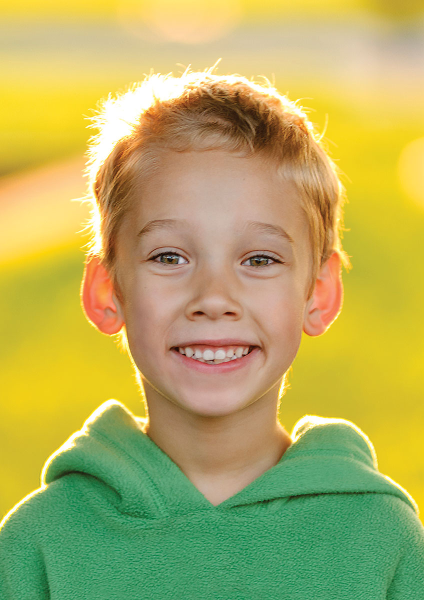
#> input picture Computer Vision/resources/boy.jpg, 848 x 1200 px (shown at 1/2 size)
$ python GUI_cv2.py
#> lines starting #> are read from the running program, lines starting #| are printed output that depends on the picture; after the words box and inside, x2 and y2 are one past the last pixel; in counts of white or black regions, pixels touching at a corner belong together
"""
=============================================================================
  Standalone OpenCV (cv2) + NumPy Desktop Image Processing Studio (v2.0 PRO)
=============================================================================
Pure OpenCV (cv2) and NumPy ONLY. No external GUI frameworks.
"""

import cv2
import numpy as np
import os
import sys
import time

WINDOW_NAME = "OpenCV Interactive Studio v2.0 PRO [Pure cv2 + NumPy]"
HEADER_HEIGHT = 82
STATUS_HEIGHT = 38
CANVAS_WIDTH = 900
CANVAS_HEIGHT = 550

COLOR_CANVAS_BG = (22, 24, 28)
COLOR_HEADER_BG = (32, 35, 40)
COLOR_STATUS_BG = (24, 26, 30)
COLOR_BTN_INACTIVE = (55, 60, 68)
COLOR_BTN_ACTIVE = (46, 204, 113)
COLOR_BTN_HOVER = (85, 92, 102)
COLOR_BTN_TEXT = (255, 255, 255)
COLOR_TEXT_MUTED = (175, 180, 188)
COLOR_CROSSHAIR = (0, 220, 255)
COLOR_STATUS_ACCENT = (0, 215, 255)

ROW1_BUTTONS = [
    {"id": "bg_remove", "label": "Remove BG",  "w": 96},
    {"id": "edge",      "label": "Edge Mode",  "w": 92},
    {"id": "sketch",    "label": "Sketch",     "w": 80},
    {"id": "invert",    "label": "Invert",     "w": 75},
    {"id": "sepia",     "label": "Sepia",      "w": 75},
    {"id": "beauty",    "label": "Beauty Cam", "w": 98},
    {"id": "cartoon",   "label": "Cartoon",    "w": 85},
]

ROW2_BUTTONS = [
    {"id": "facemark",  "label": "Face Mark",  "w": 92},
    {"id": "flip",      "label": "Flip H",     "w": 75},
    {"id": "rotate",    "label": "Rotate 90",  "w": 88},
    {"id": "crop",      "label": "Crop ROI",   "w": 88},
    {"id": "reset",     "label": "Reset All",  "w": 85},
    {"id": "save",      "label": "Save (s)",   "w": 85},
]

class CVStudioApp:
    def __init__(self, initial_image_path=None):
        self.base_dir = os.path.dirname(os.path.abspath(__file__))
        self.output_dir = os.path.join(self.base_dir, "output_results")
        self.cascades_dir = os.path.join(self.base_dir, "resources", "cascades")
        os.makedirs(self.output_dir, exist_ok=True)

        self.face_cascade = self.load_cascade("haarcascade_frontalface_default.xml")
        self.eye_cascade = self.load_cascade("haarcascade_eye.xml")

        self.raw_image = self.load_image(initial_image_path)
        self.original_image = self.fit_to_display(self.raw_image)
        self.current_source = self.original_image.copy()

        self.canvas_w = CANVAS_WIDTH
        self.canvas_h = HEADER_HEIGHT + CANVAS_HEIGHT + STATUS_HEIGHT

        self.filter_states = {
            "bg_remove": False,
            "edge": False,
            "sketch": False,
            "invert": False,
            "sepia": False,
            "beauty": False,
            "cartoon": False,
            "facemark": False,
        }

        self.cached_bg_mask = None
        self.mask_source_signature = None

        self.tb_brightness = 50
        self.tb_contrast = 10
        self.tb_hue = 0
        self.tb_blur = 0
        self.tb_bg_hue = 100
        self.tb_zoom = 100
        self.tb_pan_x = 200
        self.tb_pan_y = 200

        self.hover_btn = None
        self.status_message = "Ready. Drag Mouse for Crosshair | Right-Drag or Arrows to Pan | [s] Save"
        self.status_timestamp = time.time()

        self.crosshair_x = self.canvas_w // 2
        self.crosshair_y = CANVAS_HEIGHT // 2
        self.crosshair_active = False

        self.right_dragging = False
        self.drag_start_x = 0
        self.drag_start_y = 0
        self.pan_start_x = 200
        self.pan_start_y = 200

        self.mouse_inside_image = False
        self.current_pixel_bgr = (0, 0, 0)
        self.setup_buttons()

    def load_cascade(self, xml_name):
        path = os.path.join(self.cascades_dir, xml_name)
        if os.path.exists(path):
            return cv2.CascadeClassifier(path)
        return None

    def load_image(self, path):
        if path and os.path.isfile(path):
            img = cv2.imread(path)
            if img is not None:
                print(f"[CV Studio] Successfully loaded: {path}")
                return img

        fallback_path = os.path.join(self.base_dir, "resources", "boy.jpg")
        if os.path.isfile(fallback_path):
            img = cv2.imread(fallback_path)
#> img is the input picture: shape (1200, 848, 3); mean B, G, R 94.3, 173.1, 179.8
            if img is not None:
                print(f"[CV Studio] Loaded default: {fallback_path}")
                return img

        print("[CV Studio] Generating synthetic sample canvas...")
        h, w = 550, 750
        canvas = np.zeros((h, w, 3), dtype=np.uint8)
        for y in range(h):
            r = y / h
            canvas[y, :] = (int(70 + 90 * r), int(50 + 60 * r), int(40 + 40 * r))
        cv2.circle(canvas, (w // 2, h // 2), 140, (190, 210, 245), -1)
        cv2.circle(canvas, (w // 2 - 45, h // 2 - 35), 22, (40, 50, 70), -1)
        cv2.circle(canvas, (w // 2 + 45, h // 2 - 35), 22, (40, 50, 70), -1)
        cv2.ellipse(canvas, (w // 2, h // 2 + 50), (50, 25), 0, 0, 180, (40, 50, 220), 6)
        cv2.putText(canvas, "OpenCV Canvas Fallback", (w // 2 - 180, 60),
                    cv2.FONT_HERSHEY_SIMPLEX, 0.85, (255, 255, 255), 2, cv2.LINE_AA)
        return canvas

    def fit_to_display(self, img):
        h, w = img.shape[:2]
        scale = min(CANVAS_WIDTH / w, CANVAS_HEIGHT / h, 1.0)
        if scale < 1.0:
            nw, nh = int(w * scale), int(h * scale)
            return cv2.resize(img, (nw, nh), interpolation=cv2.INTER_AREA)
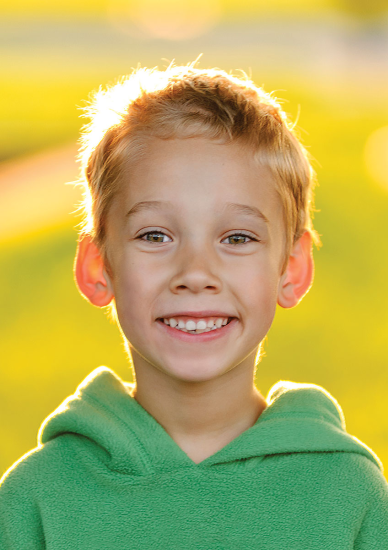
#> returned value: shape (550, 388, 3); mean of channels 0, 1, 2 94.3, 173.1, 179.8; drawn as B, G, R
        return img.copy()

    def setup_buttons(self):
        self.buttons = []
        curr_x = 12
        y1, h1, gap = 8, 30, 8
        for b in ROW1_BUTTONS:
            self.buttons.append({"id": b["id"], "label": b["label"], "x": curr_x, "y": y1, "w": b["w"], "h": h1})
            curr_x += b["w"] + gap

        curr_x = 12
        y2, h2 = 44, 30
        for b in ROW2_BUTTONS:
            self.buttons.append({"id": b["id"], "label": b["label"], "x": curr_x, "y": y2, "w": b["w"], "h": h2})
            curr_x += b["w"] + gap
#> after the loop in render_canvas, `for b in self.buttons:`:
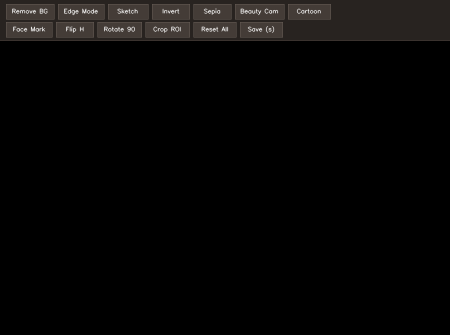
#> canvas: shape (670, 900, 3) (shown at 1/2 size); mean of channels 0, 1, 2 6.1, 6.6, 7.4; drawn as B, G, R

    # [32 lines left out: function get_or_compute_bg_mask, not called in this run]

    def on_brightness(self, val): self.tb_brightness = val
    def on_contrast(self, val): self.tb_contrast = max(1, val)
    def on_hue(self, val): self.tb_hue = val
    def on_blur(self, val): self.tb_blur = val
    def on_bg_hue(self, val): self.tb_bg_hue = val
    def on_zoom(self, val): self.tb_zoom = max(20, val)
    def on_pan_x(self, val): self.tb_pan_x = val
    def on_pan_y(self, val): self.tb_pan_y = val

    def apply_filters(self):
        out = self.current_source.copy()

        # 1. Background Removal & Dynamic Color Scale
        if self.filter_states["bg_remove"]:
            mask_2d = self.get_or_compute_bg_mask()
            mask_3d = np.repeat(mask_2d[:, :, np.newaxis], 3, axis=2)

            h, w = out.shape[:2]
            hsv_bg = np.zeros((h, w, 3), dtype=np.uint8)
            hsv_bg[:, :] = (self.tb_bg_hue, 220, 230)
            bgr_bg = cv2.cvtColor(hsv_bg, cv2.COLOR_HSV2BGR).astype(np.float32)

            fg = out.astype(np.float32)
            comp = fg * mask_3d + bgr_bg * (1.0 - mask_3d)
            out = np.clip(comp, 0, 255).astype(np.uint8)

        # 2. Blur Intensity
        if self.tb_blur > 0:
            k = self.tb_blur * 2 + 1
            out = cv2.GaussianBlur(out, (k, k), 0)

        # 3. Brightness & Contrast
        alpha = self.tb_contrast / 10.0
        beta = self.tb_brightness - 50
        out = cv2.convertScaleAbs(out, alpha=alpha, beta=beta)

        # 4. Hue Shift (HSV)
        if self.tb_hue > 0:
            hsv = cv2.cvtColor(out, cv2.COLOR_BGR2HSV).astype(np.int32)
            hsv[:, :, 0] = (hsv[:, :, 0] + self.tb_hue) % 180
            out = cv2.cvtColor(hsv.astype(np.uint8), cv2.COLOR_HSV2BGR)

        # 5. Invert Mode
        if self.filter_states["invert"]:
            out = cv2.bitwise_not(out)

        # 6. Sepia Filter
        if self.filter_states["sepia"]:
            sepia_kernel = np.array([
                [0.272, 0.534, 0.131],
                [0.349, 0.686, 0.168],
                [0.393, 0.769, 0.189]
            ])
            out = cv2.transform(out, sepia_kernel)
            out = np.clip(out, 0, 255).astype(np.uint8)

        # 7. Beauty Cam
        if self.filter_states["beauty"]:
            smooth = cv2.bilateralFilter(out, d=15, sigmaColor=85, sigmaSpace=85)
            gray = cv2.cvtColor(out, cv2.COLOR_BGR2GRAY)
            edges = cv2.Canny(gray, 60, 140)
            edges_dilated = cv2.dilate(edges, np.ones((3, 3), np.uint8), iterations=1)
            edge_mask = np.repeat((edges_dilated[:, :, np.newaxis] > 0), 3, axis=2)
            beauty = cv2.addWeighted(out, 0.35, smooth, 0.65, 0)
            beauty[edge_mask] = out[edge_mask]
            out = beauty

        # 8. Cartoon
        if self.filter_states["cartoon"]:
            gray = cv2.cvtColor(out, cv2.COLOR_BGR2GRAY)
            gray_blur = cv2.medianBlur(gray, 7)
            edges = cv2.adaptiveThreshold(gray_blur, 255, cv2.ADAPTIVE_THRESH_MEAN_C, cv2.THRESH_BINARY, 9, 7)
            color = cv2.bilateralFilter(out, d=9, sigmaColor=250, sigmaSpace=250)
            edge_3d = cv2.cvtColor(edges, cv2.COLOR_GRAY2BGR)
            out = cv2.bitwise_and(color, edge_3d)

        # 9. Pencil Sketch
        if self.filter_states["sketch"]:
            gray = cv2.cvtColor(out, cv2.COLOR_BGR2GRAY)
            inv = 255 - gray
            blur_inv = cv2.GaussianBlur(inv, (21, 21), 0)
            sketch = cv2.divide(gray, 255 - blur_inv, scale=256)
            out = cv2.cvtColor(sketch, cv2.COLOR_GRAY2BGR)

        # 10. Multi-Color Face Landmarks
        if self.filter_states["facemark"] and self.face_cascade is not None:
            gray = cv2.cvtColor(out, cv2.COLOR_BGR2GRAY)
            faces = self.face_cascade.detectMultiScale(gray, 1.1, 5, minSize=(60, 60))
            for (fx, fy, fw, fh) in faces:
                cv2.rectangle(out, (fx, fy), (fx + fw, fy + fh), (255, 200, 0), 2)
                cv2.putText(out, "Face", (fx, fy - 6), cv2.FONT_HERSHEY_SIMPLEX, 0.5, (255, 200, 0), 2)
                if self.eye_cascade is not None:
                    roi_gray = gray[fy:fy + int(fh * 0.55), fx:fx + fw]
                    eyes = self.eye_cascade.detectMultiScale(roi_gray, 1.1, 4, minSize=(18, 18))
                    for (ex, ey, ew, eh) in eyes[:2]:
                        cv2.rectangle(out, (fx + ex, fy + ey), (fx + ex + ew, fy + ey + eh), (0, 255, 255), 2)
                nx, ny, nw, nh = int(fx + fw * 0.35), int(fy + fh * 0.45), int(fw * 0.30), int(fh * 0.25)
                cv2.rectangle(out, (nx, ny), (nx + nw, ny + nh), (0, 230, 70), 2)
                cv2.putText(out, "Nose", (nx, ny - 4), cv2.FONT_HERSHEY_SIMPLEX, 0.4, (0, 230, 70), 1)
                mx, my, mw, mh = int(fx + fw * 0.25), int(fy + fh * 0.72), int(fw * 0.50), int(fh * 0.18)
                cv2.rectangle(out, (mx, my), (mx + mw, my + mh), (0, 40, 240), 2)
                cv2.putText(out, "Lips", (mx, my - 4), cv2.FONT_HERSHEY_SIMPLEX, 0.4, (0, 40, 240), 1)

        # 11. Canny Edge Mode
        if self.filter_states["edge"]:
            gray = cv2.cvtColor(out, cv2.COLOR_BGR2GRAY)
            t_upper = int(50 + 200 * (self.crosshair_x / max(1, self.canvas_w)))
            t_lower = int(20 + 130 * (self.crosshair_y / max(1, CANVAS_HEIGHT)))
            edges = cv2.Canny(gray, max(10, min(t_lower, t_upper - 10)), max(30, t_upper))
            edge_bgr = np.zeros_like(out)
            edge_bgr[edges > 0] = (255, 220, 0)
            out = edge_bgr

        return out

    def apply_transform_and_place(self, processed_img):
        viewport = np.full((CANVAS_HEIGHT, self.canvas_w, 3), COLOR_CANVAS_BG, dtype=np.uint8)

        scale = self.tb_zoom / 100.0
        h, w = processed_img.shape[:2]
        new_w = max(20, int(w * scale))
        new_h = max(20, int(h * scale))

        interp = cv2.INTER_LINEAR if scale > 1.0 else cv2.INTER_AREA
        scaled_img = cv2.resize(processed_img, (new_w, new_h), interpolation=interp)

        shift_x = self.tb_pan_x - 200
        shift_y = self.tb_pan_y - 200

        center_x = self.canvas_w // 2 + shift_x
        center_y = CANVAS_HEIGHT // 2 + shift_y

        top_left_x = center_x - new_w // 2
        top_left_y = center_y - new_h // 2

        src_x1 = max(0, -top_left_x)
        src_y1 = max(0, -top_left_y)
        src_x2 = min(new_w, self.canvas_w - top_left_x)
        src_y2 = min(new_h, CANVAS_HEIGHT - top_left_y)

        dst_x1 = max(0, top_left_x)
        dst_y1 = max(0, top_left_y)
        dst_x2 = min(self.canvas_w, top_left_x + new_w)
        dst_y2 = min(CANVAS_HEIGHT, top_left_y + new_h)

        if (dst_x2 > dst_x1) and (dst_y2 > dst_y1) and (src_x2 > src_x1) and (src_y2 > src_y1):
            viewport[dst_y1:dst_y2, dst_x1:dst_x2] = scaled_img[src_y1:src_y2, src_x1:src_x2]
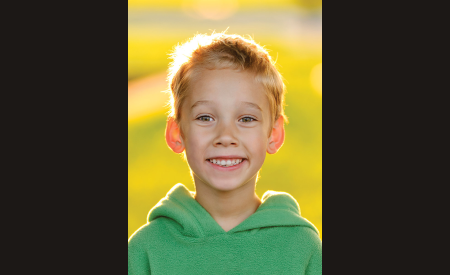
#> viewport: shape (550, 900, 3) (shown at 1/2 size); mean B, G, R 53.1, 88.3, 93.4

        return viewport

    def render_canvas(self, processed_img):
        canvas = np.zeros((self.canvas_h, self.canvas_w, 3), dtype=np.uint8)

        # 1. Header Toolbar
        canvas[0:HEADER_HEIGHT, :] = COLOR_HEADER_BG
        cv2.line(canvas, (0, HEADER_HEIGHT - 1), (self.canvas_w, HEADER_HEIGHT - 1), (60, 65, 75), 1)

        for b in self.buttons:
            bid = b["id"]
            is_active = self.filter_states.get(bid, False)
            is_hover = (self.hover_btn == bid)

            if is_active:
                btn_color = COLOR_BTN_ACTIVE
                text_color = (15, 30, 20)
            elif is_hover:
                btn_color = COLOR_BTN_HOVER
                text_color = COLOR_BTN_TEXT
            else:
                btn_color = COLOR_BTN_INACTIVE
                text_color = COLOR_BTN_TEXT

            cv2.rectangle(canvas, (b["x"], b["y"]), (b["x"] + b["w"], b["y"] + b["h"]), btn_color, -1)
            cv2.rectangle(canvas, (b["x"], b["y"]), (b["x"] + b["w"], b["y"] + b["h"]), (85, 92, 102), 1)

            (tw, th), _ = cv2.getTextSize(b["label"], cv2.FONT_HERSHEY_SIMPLEX, 0.40, 1)
            tx = b["x"] + (b["w"] - tw) // 2
            ty = b["y"] + (b["h"] + th) // 2 - 1
            cv2.putText(canvas, b["label"], (tx, ty), cv2.FONT_HERSHEY_SIMPLEX, 0.40, text_color, 1, cv2.LINE_AA)

        # 2. Viewport
        viewport = self.apply_transform_and_place(processed_img)

        if self.crosshair_active or self.mouse_inside_image:
            cx, cy = self.crosshair_x, self.crosshair_y
            if 0 <= cx < self.canvas_w and 0 <= cy < CANVAS_HEIGHT:
                cv2.line(viewport, (cx, 0), (cx, CANVAS_HEIGHT), COLOR_CROSSHAIR, 1, cv2.LINE_AA)
                cv2.line(viewport, (0, cy), (self.canvas_w, cy), COLOR_CROSSHAIR, 1, cv2.LINE_AA)
                cv2.circle(viewport, (cx, cy), 5, (0, 0, 255), 1, cv2.LINE_AA)

        canvas[HEADER_HEIGHT:HEADER_HEIGHT + CANVAS_HEIGHT, :] = viewport
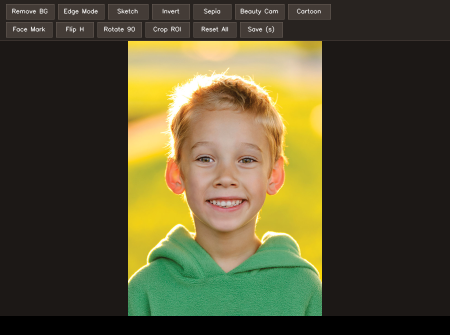
#> canvas: shape (670, 900, 3) (shown at 1/2 size); mean of channels 0, 1, 2 49.8, 79.1, 84.1; drawn as B, G, R

        # 3. Status Bar
        status_y = HEADER_HEIGHT + CANVAS_HEIGHT
        canvas[status_y:self.canvas_h, :] = COLOR_STATUS_BG
#> canvas: shape (670, 900, 3); 5.67% of pixels changed, all inside (x1, y1, x2, y2) = (0, 632, 900, 670)
        cv2.line(canvas, (0, status_y), (self.canvas_w, status_y), (50, 55, 62), 1)
#> canvas: shape (670, 900, 3); mean of channels 0, 1, 2 51.2, 80.6, 85.8

        pan_x_rel = self.tb_pan_x - 200
        pan_y_rel = self.tb_pan_y - 200
        info_left = f"X:{self.crosshair_x:3d} Y:{self.crosshair_y:3d} | Zoom:{self.tb_zoom}% | Pan:({pan_x_rel:+d},{pan_y_rel:+d}) | BG-Hue:{self.tb_bg_hue}"
        cv2.putText(canvas, info_left, (12, status_y + 24), cv2.FONT_HERSHEY_SIMPLEX, 0.40, COLOR_STATUS_ACCENT, 1, cv2.LINE_AA)

        (mw, _), _ = cv2.getTextSize(self.status_message, cv2.FONT_HERSHEY_SIMPLEX, 0.38, 1)
        mx = max(self.canvas_w - mw - 15, 500)
        cv2.putText(canvas, self.status_message, (mx, status_y + 24), cv2.FONT_HERSHEY_SIMPLEX, 0.38, COLOR_TEXT_MUTED, 1, cv2.LINE_AA)
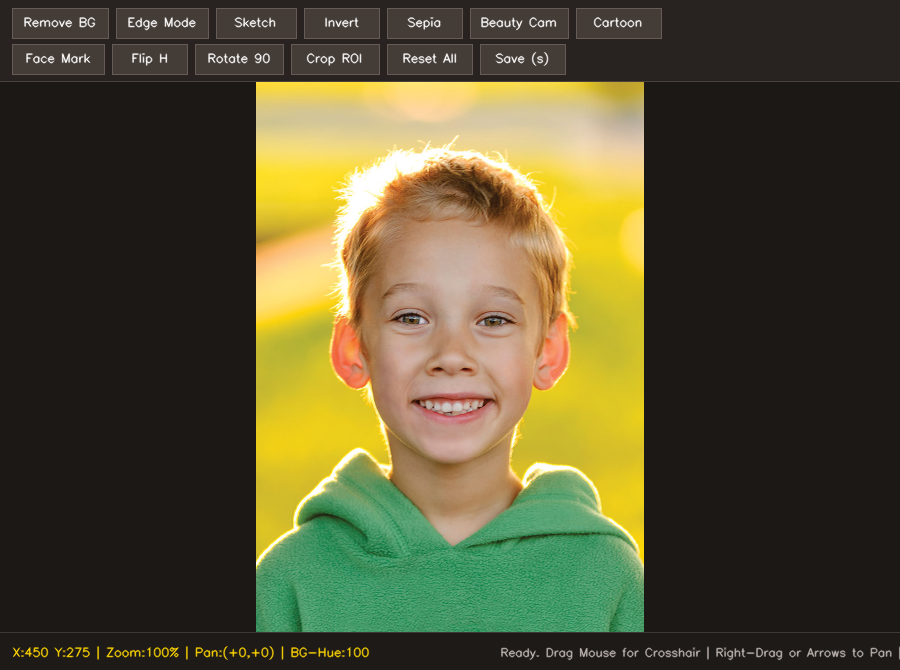
#> canvas: shape (670, 900, 3); mean of channels 0, 1, 2 51.4, 81.2, 86.4; drawn as B, G, R

        return canvas

    # [117 lines left out: functions handle_mouse, on_button_clicked, trigger_crop, reset_all, save_image, not called in this run]

    def set_status(self, msg):
        self.status_message = msg
        self.status_timestamp = time.time()

    def run(self):
        cv2.namedWindow(WINDOW_NAME, cv2.WINDOW_AUTOSIZE)
        cv2.setMouseCallback(WINDOW_NAME, self.handle_mouse)

        cv2.createTrackbar("Brightness", WINDOW_NAME, 50, 100, self.on_brightness)
        cv2.createTrackbar("Contrast", WINDOW_NAME, 10, 30, self.on_contrast)
        cv2.createTrackbar("Hue Shift", WINDOW_NAME, 0, 180, self.on_hue)
        cv2.createTrackbar("Blur", WINDOW_NAME, 0, 25, self.on_blur)
        cv2.createTrackbar("BG Color (Hue)", WINDOW_NAME, 100, 180, self.on_bg_hue)
        cv2.createTrackbar("Scale / Zoom", WINDOW_NAME, 100, 200, self.on_zoom)
        cv2.createTrackbar("Move X (Pan)", WINDOW_NAME, 200, 400, self.on_pan_x)
        cv2.createTrackbar("Move Y (Pan)", WINDOW_NAME, 200, 400, self.on_pan_y)

        print("=" * 70)
        print("  🚀 OpenCV Interactive Studio v2.0 PRO Active!")
        print("=" * 70)
        print("  Toolbar Controls:")
        print("    [Remove BG]   : Removes background + replaces with dynamic color scale!")
        print("    [Beauty Cam]  : Smooths skin / blemishes while keeping eyes sharp")
        print("    [Cartoon]     : Stylized comic art cel-shaded effect")
        print("    [Face Mark]   : Colored landmark bounding boxes (Eyes/Nose/Lips/Face)")
        print("    [Flip H]      : Flip mirror horizontally")
        print("    [Rotate 90]   : Rotate clockwise")
        print("  Position & Zoom Controls:")
        print("    - Trackbars   : 'Scale / Zoom', 'Move X (Pan)', 'Move Y (Pan)'")
        print("    - Arrow Keys  : Left, Right, Up, Down to pan position")
        print("    - [+] / [-]   : Zoom in / Zoom out")
        print("    - Right-Drag  : Drag mouse right-button to pan freely")
        print("  Hotkeys:")
        print("    [s] = Save | [c] = Crop ROI | [r] = Reset | [q] = Exit")
        print("=" * 70)

        while True:
            processed = self.apply_filters()
            canvas = self.render_canvas(processed)

            cv2.imshow(WINDOW_NAME, canvas)
            key = cv2.waitKey(20) & 0xFF
#> (key q is pressed here)

            if key == ord('q') or key == 27:
                break
            elif key == ord('s'):
                self.save_image()
            elif key == ord('c'):
                self.trigger_crop()
            elif key == ord('r'):
                self.reset_all()

            # Arrow keys for moving left / right / up / down
            elif key == 81 or key == 2424832:
                self.tb_pan_x = max(0, self.tb_pan_x - 10)
                cv2.setTrackbarPos("Move X (Pan)", WINDOW_NAME, self.tb_pan_x)
            elif key == 83 or key == 2555904:
                self.tb_pan_x = min(400, self.tb_pan_x + 10)
                cv2.setTrackbarPos("Move X (Pan)", WINDOW_NAME, self.tb_pan_x)
            elif key == 82 or key == 2490368:
                self.tb_pan_y = max(0, self.tb_pan_y - 10)
                cv2.setTrackbarPos("Move Y (Pan)", WINDOW_NAME, self.tb_pan_y)
            elif key == 84 or key == 2621440:
                self.tb_pan_y = min(400, self.tb_pan_y + 10)
                cv2.setTrackbarPos("Move Y (Pan)", WINDOW_NAME, self.tb_pan_y)

            # Zoom keys
            elif key == ord('+') or key == ord('='):
                self.tb_zoom = min(200, self.tb_zoom + 5)
                cv2.setTrackbarPos("Scale / Zoom", WINDOW_NAME, self.tb_zoom)
            elif key == ord('-') or key == ord('_'):
                self.tb_zoom = max(20, self.tb_zoom - 5)
                cv2.setTrackbarPos("Scale / Zoom", WINDOW_NAME, self.tb_zoom)

        cv2.destroyAllWindows()
        print("[CV Studio] Application closed cleanly.")

if __name__ == "__main__":
    print("-" * 65)
    print("Welcome to OpenCV Interactive Studio v2.0 PRO!")
    print("Enter custom image path or press ENTER for default 'resources/boy.jpg':")
    print("-" * 65)
    custom_path = None
    try:
        user_input = input("Enter image path (or press Enter for default): ").strip().strip('"').strip("'")
        if user_input:
            custom_path = user_input
    except Exception:
        pass
    app = CVStudioApp(custom_path)
    app.run()
